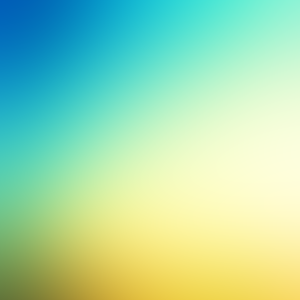
//> input picture OPENCV_LEARNING/Opencv_learning_chapter5/src/test_pic.png, 300 x 300 px
$ ./5_6 test_pic.png   (built with g++ and OpenCV 4)
//> lines starting //> are read from the running program, lines starting //| are printed output that depends on the picture; after the words box and inside, x2 and y2 are one past the last pixel; in counts of white or black regions, pixels touching at a corner belong together
#include <opencv2/opencv.hpp>
#include <iostream>
#include <chrono>
#include <algorithm>

using namespace std;
using namespace cv;

int main(int argc, char *argv[])
{
    if(argv[1] == nullptr){
        cout<<"请输入原始图片"<<endl;
        return 0;
    }
    //读取并显示原始图像
    Mat mat_5_6 = imread(argv[1],IMREAD_COLOR);
//> mat_5_6 is the input picture: 300 rows x 300 cols, CV_8UC3; mean B, G, R 173.4, 217.8, 163
    namedWindow("5_6_Source", WINDOW_AUTOSIZE);
	imshow("5_6_Source", mat_5_6);
    //分割图像
    Mat *mat_5_6_split = new Mat[3];
    split(mat_5_6,mat_5_6_split);
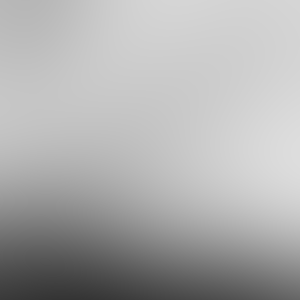
//> mat_5_6_split: 300 rows x 300 cols, CV_8UC1; min 52, max 221, mean 173.4
    namedWindow("5_6_g", WINDOW_AUTOSIZE);
	imshow("5_6_g", mat_5_6_split[1]);
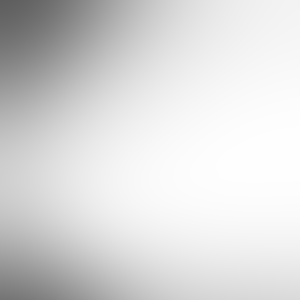
//> window '5_6_g': 300 rows x 300 cols, CV_8UC1; min 94, max 254, mean 217.8
    //克隆
    Mat mat_5_6_g_clone1 = mat_5_6_split[1].clone();
    Mat mat_5_6_g_clone2 = mat_5_6_split[1].clone();
    namedWindow("5_6_clone_1", WINDOW_AUTOSIZE);
	imshow("5_6_clone_1", mat_5_6_g_clone1);
    namedWindow("5_6_clone_2", WINDOW_AUTOSIZE);
	imshow("5_6_clone_2", mat_5_6_g_clone2);
    //求最大最小值
    double *max_of_g = new double(),*min_of_g = new double();
    minMaxIdx(mat_5_6_split[1],min_of_g,max_of_g);
    cout<<"最小值为:"<<*min_of_g<<", "<<"最大值为:"<<*max_of_g<<endl;
    //赋值
    mat_5_6_g_clone1.setTo((unsigned char)((*max_of_g+*min_of_g)/2.0));
//> mat_5_6_g_clone1: 300 rows x 300 cols, CV_8UC1; every value is 174
    mat_5_6_g_clone2.setTo((unsigned char)(0));
//> mat_5_6_g_clone2: 300 rows x 300 cols, CV_8UC1; every value is 0
    //cout<<"clone1 赋值为:"<<mat_5_6_g_clone1.at<uchar>(5,5)<<", "<<"clone1 赋值为:"<<mat_5_6_g_clone2.at<uchar>(5,5)<<endl;
    //比较
    compare(mat_5_6_split[1],mat_5_6_g_clone1,mat_5_6_g_clone2,CMP_GE);
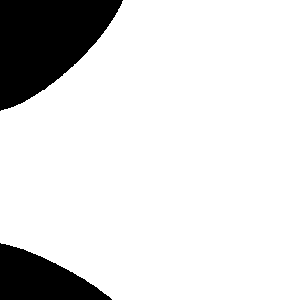
//> mat_5_6_g_clone2: 300 rows x 300 cols, CV_8UC1; 86.2% white; 2 black regions, box (x1, y1, x2, y2) and area: (0, 0, 123, 111) 8640, (0, 243, 112, 300) 3798
    //显示变换后图像
    subtract(mat_5_6_split[1],(unsigned char)((*max_of_g+*min_of_g)/4.0),mat_5_6_split[1],mat_5_6_g_clone2);
    namedWindow("5_6_clone_after_subtract", WINDOW_AUTOSIZE);
	imshow("5_6_clone_after_subtract", mat_5_6_split[1]);
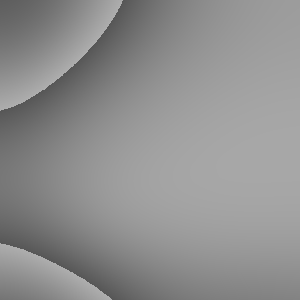
//> window '5_6_clone_after_subtract': 300 rows x 300 cols, CV_8UC1; min 87, max 173, mean 142.8

    waitKey(0);
    return 0;
}
